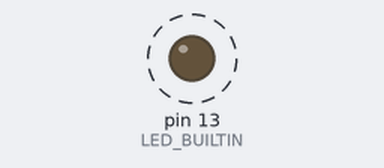
Bench run of a sketch on a simulated Arduino Uno, built with avr-gcc and run on an emulated ATmega328P. Parts: output pins drawn as LEDs (lit = HIGH). Dashed ring = blinking. What the sketch prints to the serial monitor is not drawn.

Above: at 0.18 s.
Timing chart, 0 to 3.0 s (numbered marks = the images above):
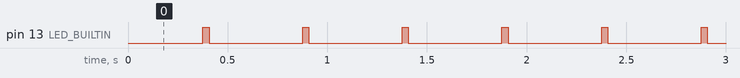

The sketch:

Ticker_Example.ino
```cpp
#include "BpmTicker.h"
#include "math.h"

BpmTicker *ticker;

void setup() {
  pinMode(LED_BUILTIN, OUTPUT);
  Serial.begin(9600);

  ticker = new BpmTicker(120, 4, 40, onTick);
  ticker->startTicking();
}

void loop() {
  ticker->doTheThing();

  if (ticker->getTimeSinceLastTick() > 30){
    digitalWrite(LED_BUILTIN, LOW);
  }

  //Serial.print(ticker->getTimeToNextTick());Serial.print(",");
  //Serial.print(ticker->getTimeSinceLastTick());Serial.print(",");
  //Serial.println();
}

void onTick(float tickCount, long tickDelay) {
  if (fmod(tickCount, 1) == 0){
    digitalWrite(LED_BUILTIN, HIGH);
  }

  Serial.print(tickDelay);Serial.print(",");
  Serial.print(fmod(tickCount, 1) == 0);Serial.print(",");
  Serial.println();
}
```

BpmTicker.cpp
```cpp
#include "BpmTicker.h"

BpmTicker::BpmTicker(int bpm, int beatResolution, int precisionTime, fptr callback){
  this->beatResolution = beatResolution;
  this->precisionTime = precisionTime;
  this->callback = callback;

  this->reset();
  this->setBPM(bpm);
}

BpmTicker::~BpmTicker() {} // destructor

void BpmTicker::doTheThing(){
  if (!this->isTicking){ return; }

  unsigned long now;
  unsigned long nextTickStamp = this->getTimeOfNextTick();
  long timeToNextTick = this->getTimeToNextTick();

  if(timeToNextTick > 0 && timeToNextTick < this->precisionTime){
    // if very short time is left, just wait right here to make sure not to miss the beat
    delay(timeToNextTick);
    timeToNextTick = this->getTimeToNextTick();
  }

  if (timeToNextTick <= 0){
    this->lastTickStamp = nextTickStamp; // maybe not true, but this is when it should have ticked
    this->nextTickStamp = nextTickStamp + (int)this->tickDuration;
    this->tickCount = this->tickCount + (1/(float)this->beatResolution);

    // Calling the callback containing the count and the delay of the actual tick
    this->callback(this->tickCount, timeToNextTick);
  }
}

void BpmTicker::setBPM(int newBPM){
  this->bpm = newBPM;
  this->tickDuration = 60000 / newBPM / this->beatResolution;
  this->nextTickStamp = this->isTicking ? (this->lastTickStamp + (int)this->tickDuration) : 0;
}

unsigned long BpmTicker::getTickCount(){
  return this->tickCount;
}

unsigned long BpmTicker::getTimeOfNextTick(){
  return this->nextTickStamp;
}

long BpmTicker::getTimeToNextTick(){
  return this->getTimeOfNextTick() - millis();
}

unsigned long BpmTicker::getTimeSinceLastTick(){
  return millis() - this->lastTickStamp;
}

void BpmTicker::startTicking(){
  this->isTicking = true;
  this->doTheThing();
}

void BpmTicker::stopTicking(){
  this->reset();
}

void BpmTicker::reset(){
  this->isTicking = false;
  this->lastTickStamp = -1;
  this->nextTickStamp = 0;
  this->tickCount = 0;
}
```

BpmTicker.h
```cpp
#ifndef BpmTicker_h
#define BpmTicker_h

#include "Arduino.h"

typedef void (*fptr)(float, long); // do I even need this?

class BpmTicker
{
  public:
    BpmTicker(int bpm, int beatResolution, int precisionTime, fptr callback);
    ~BpmTicker(); // destructor

    void doTheThing();
    void setBPM(int bpm);
    unsigned long getTickCount();
    unsigned long getTimeOfNextTick();
    unsigned long getTimeSinceLastTick();
    long getTimeToNextTick();
    void startTicking();
    void stopTicking();

  private:
    int bpm;
    int beatResolution;
    int precisionTime;
    fptr callback;

    bool isTicking;
    float tickCount;
    float tickDuration;
    unsigned long lastTickStamp;
    unsigned long nextTickStamp;
    void reset();
};

#endif
```

Measured:
- by itself, pin 13 (LED_BUILTIN): alternates HIGH for 0.03 s and LOW for 0.47 s
